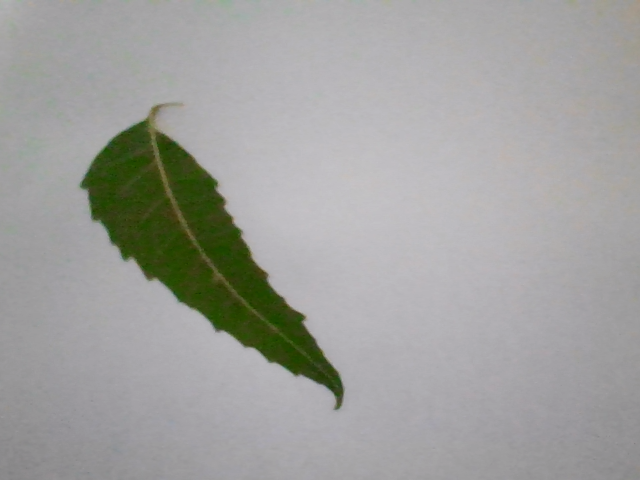
#> input picture captured_images/captured_0.png, 640 x 480 px, found by its file name; its folder holds only this picture in this run
$ python patti1.py
#> lines starting #> are read from the running program, lines starting #| are printed output that depends on the picture
from PIL import Image
import glob
import os
#from time import sleep
path = "C:\\Users\ANDREA NARCIS\Desktop\leaf\captured_images"


#CONVERT TO GRAYSCALE
def get_imlist_gs(path):

    list_of_images_in_folder =  [os.path.join(path,f) for f in os.listdir(path) if f.endswith('.png')]
    print ("")
    print ("...finding images")

    print ("")

    print ("...found the following images")
    print ("")

    print (list_of_images_in_folder)
    print ("")


    # Enter the new size that you want
    print ("Please enter your new sizes in pixels")
    print ("")
    width_new = int(input("Enter that width "))
#> the answer given: 100
    height_new = int(input("Enter that height "))
#> the answer given: 100

   # new_image_fill_name = 0

    for image in list_of_images_in_folder:

        # Opens a image in RGB mode

        #print (image)


        original_im = Image.open(image)
#> original_im is the input picture: PIL image 640x480 RGB; mean R, G, B 160.2, 160.6, 157.7
        # Resize the image
        newsize = (width_new, height_new)
        final_image = original_im.resize(newsize)
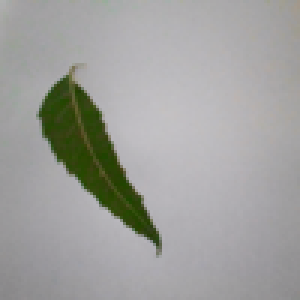
#> final_image: PIL image 100x100 RGB (shown 3 times larger); mean R, G, B 160.2, 160.6, 157.7
        final_image = final_image.convert('LA')
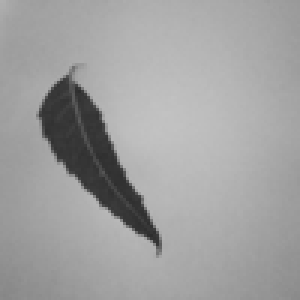
#> final_image: PIL image 100x100 LA (shown 3 times larger); mean R, G, B, A 160.2, 160.2, 160.2, 255
        # Shows the image in image viewer
        final_image.show() # for testing

        # [11 lines of commented-out code are left out]
        '''change the file names!'''
        Resized="C:\\Users\ANDREA NARCIS\Desktop\leaf\captured_images\Resized"
        if not os.path.exists(Resized):
            os.makedirs(Resized)
        count=0
        for i in list_of_images_in_folder:
            name='new_image'+str(count)+'.png'
            count+=1


            final_image.save(os.path.join(Resized,name) )
#> after the loop, count = 1
get_imlist_gs(path)

$ run again, on captured_images/captured_129.png
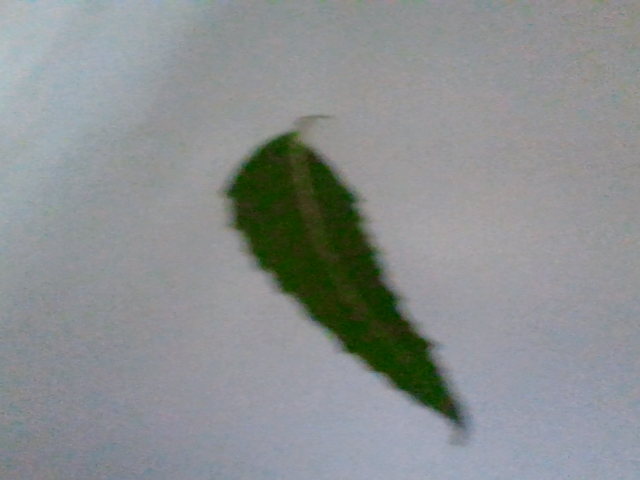
#> input picture captured_images/captured_129.png, 640 x 480 px, found by its file name
#> in get_imlist_gs, original_im is the input picture: PIL image 640x480 RGB; mean R, G, B 139.5, 143.6, 144.3
#> in get_imlist_gs, `final_image = original_im.resize(newsize)`:
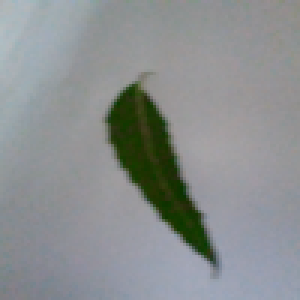
#> final_image: PIL image 100x100 RGB (shown 3 times larger); mean R, G, B 139.5, 143.6, 144.3
#> in get_imlist_gs, `final_image = final_image.convert('LA')`:
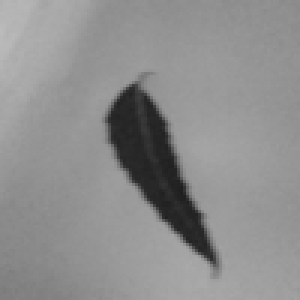
#> final_image: PIL image 100x100 LA (shown 3 times larger); mean R, G, B, A 142.5, 142.5, 142.5, 255
#> after the loop in get_imlist_gs, `for i in list_of_images_in_folder:`: count = 1

$ run again, on captured_images/captured_153.png
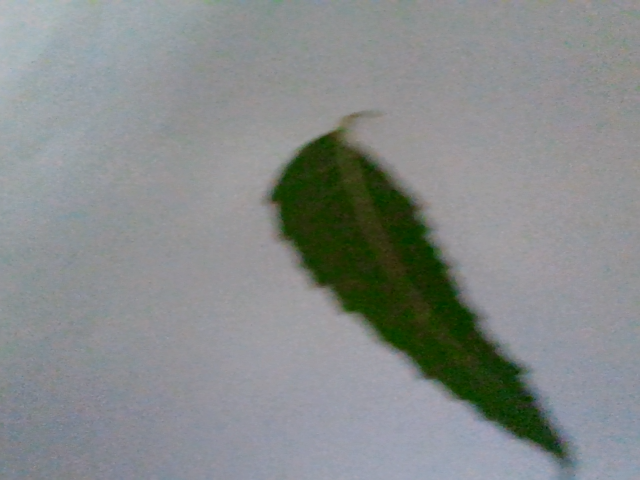
#> input picture captured_images/captured_153.png, 640 x 480 px, found by its file name
#> in get_imlist_gs, original_im is the input picture: PIL image 640x480 RGB; mean R, G, B 134.5, 139, 138.2
#> in get_imlist_gs, `final_image = original_im.resize(newsize)`:
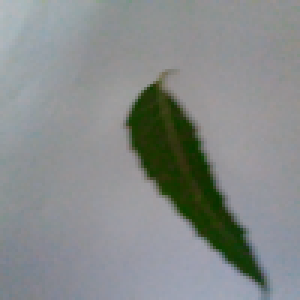
#> final_image: PIL image 100x100 RGB (shown 3 times larger); mean R, G, B 134.5, 139, 138.3
#> in get_imlist_gs, `final_image = final_image.convert('LA')`:
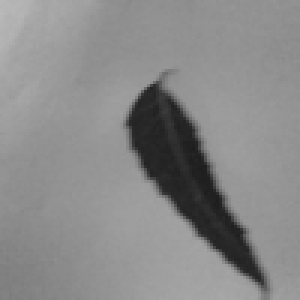
#> final_image: PIL image 100x100 LA (shown 3 times larger); mean R, G, B, A 137.6, 137.6, 137.6, 255
#> after the loop in get_imlist_gs, `for i in list_of_images_in_folder:`: count = 1

$ run again, on captured_images/captured_157.png
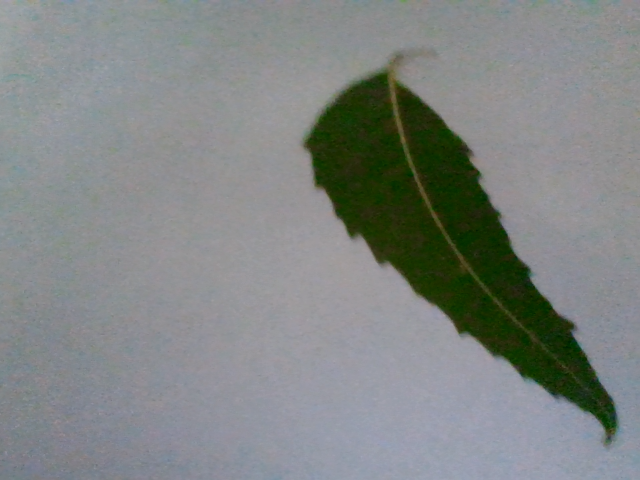
#> input picture captured_images/captured_157.png, 640 x 480 px, found by its file name
#> in get_imlist_gs, original_im is the input picture: PIL image 640x480 RGB; mean R, G, B 128.6, 133.2, 131.7
#> in get_imlist_gs, `final_image = original_im.resize(newsize)`:
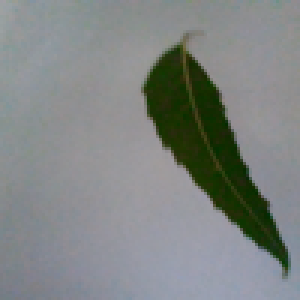
#> final_image: PIL image 100x100 RGB (shown 3 times larger); mean R, G, B 128.6, 133.2, 131.7
#> in get_imlist_gs, `final_image = final_image.convert('LA')`:
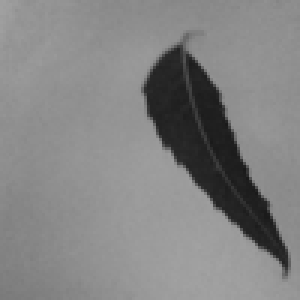
#> final_image: PIL image 100x100 LA (shown 3 times larger); mean R, G, B, A 131.7, 131.7, 131.7, 255
#> after the loop in get_imlist_gs, `for i in list_of_images_in_folder:`: count = 1

$ run again, on captured_images/captured_110.png
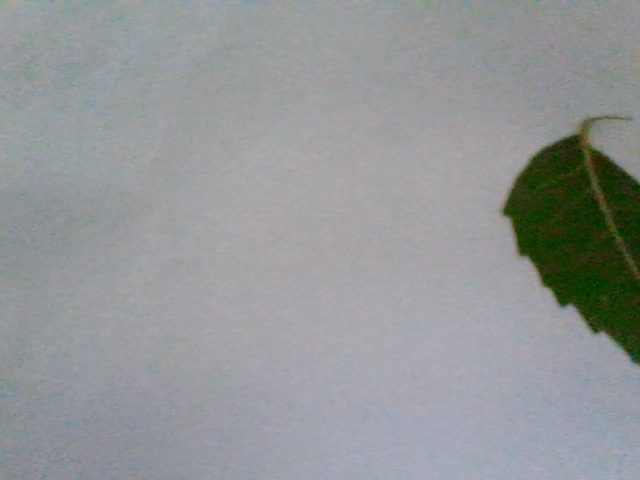
#> input picture captured_images/captured_110.png, 640 x 480 px, found by its file name
#> in get_imlist_gs, original_im is the input picture: PIL image 640x480 RGB; mean R, G, B 147.5, 150.6, 151.7
#> in get_imlist_gs, `final_image = original_im.resize(newsize)`:
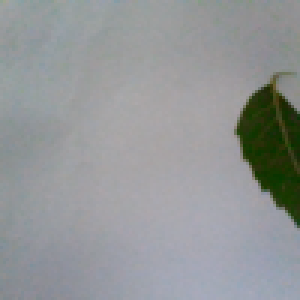
#> final_image: PIL image 100x100 RGB (shown 3 times larger); mean R, G, B 147.5, 150.6, 151.7
#> in get_imlist_gs, `final_image = final_image.convert('LA')`:
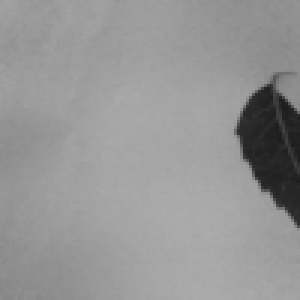
#> final_image: PIL image 100x100 LA (shown 3 times larger); mean R, G, B, A 149.8, 149.8, 149.8, 255
#> after the loop in get_imlist_gs, `for i in list_of_images_in_folder:`: count = 1
